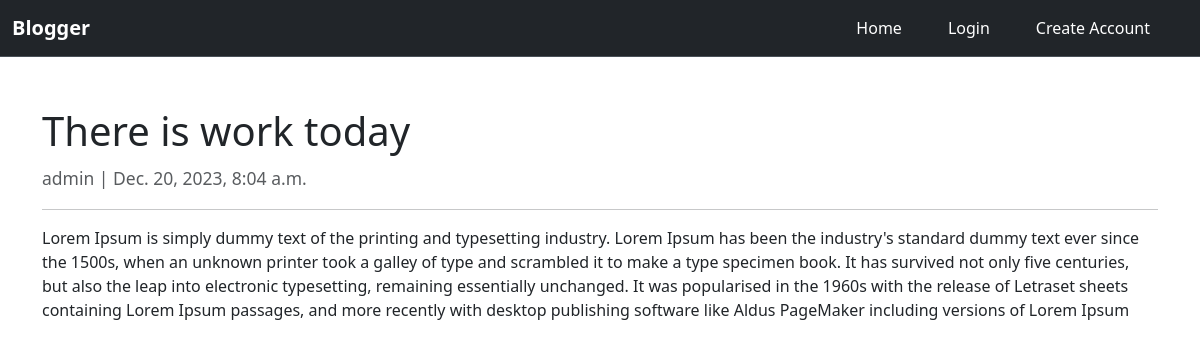
The page /view_post/12 on the database its author committed.
### blog/models.py (models this page shows, shortened)
class Post(models.Model):
    title = models.CharField(max_length=255)
    creator = models.ForeignKey(User, on_delete=models.CASCADE)
    content = models.TextField()
    created_at = models.DateTimeField(auto_now_add=True)

### blog/views.py (the view)
# urls.py: path('view_post/<int:pk>', views.view_post, name='view_post'),
def view_post(request, pk):
    current_post = Post.objects.get(pk=pk)
    return render(request, 'blog/view_post.html', {'post': current_post})

### templates/blog/view_post.html (shortened to what this page needs)
{% extends 'base.html' %}
{% block content %}
<div class="view-post-header">
    <span class="fs-5 fw-medium">
        <h1>{{ post.title }}</h1>
        <small class="text-body-secondary">{{ post.creator }} | {{ post.created_at }}</small>
    </span>
</div>
<hr>
<p>{{ post.content }}</p>
{% endblock %}

### static/blog/css/styles.css (style rules this page uses)
.view-post-header { margin: 50px 0 10px; display: flex; justify-content: space-between; align-items: center; }

### rows shown on the page
Post: title "There is work today", creator "admin", created_at "Dec. 20, 2023, 8:04 a.m.", content "Lorem Ipsum is simply dummy text of the printing and typesetting industry. Lorem Ipsum has been the industry's standard dummy text ever since the 1500s, when an unknown printer took a galley of type and scrambled it to make a type specimen book. It has survived not only five centuries, but also the leap into electronic typesetting, remaining essentially unchanged. It was popularised in the 1960s with the release of Letraset sheets containing Lorem Ipsum passages, and more recently with desktop publishing software like Aldus PageMaker including versions of Lorem Ipsum"
